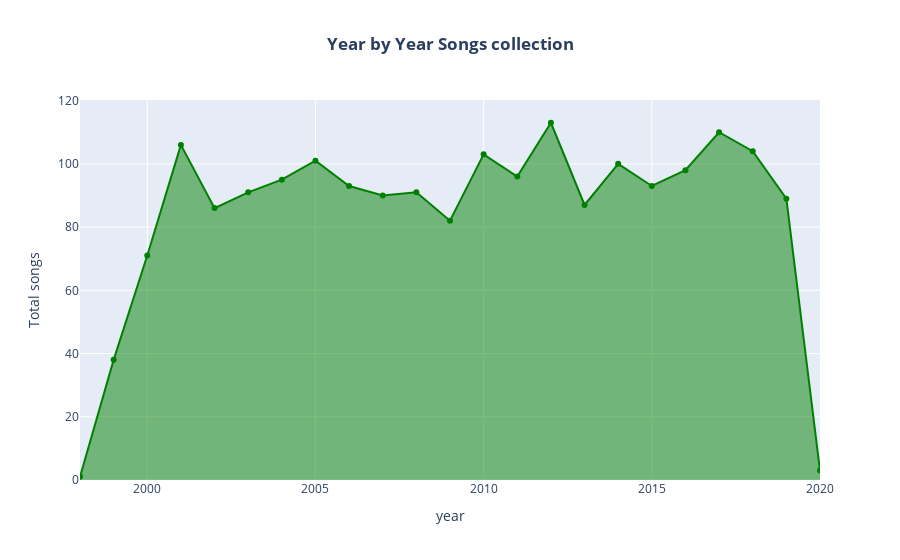

Notebook code cell kept with this figure:
### Code cell
# Area plot using the Plotly Express library, showing the total number of songs collected year by year, 
# with markers and green color, and a hovermode of 'x', with a centered title

fig=px.area(df.groupby('year',as_index=False).count().sort_values(by='song',ascending=False).sort_values(by='year'),x='year',y='song',markers=True,labels={'song':'Total songs'},color_discrete_sequence=['green'],title='<b>Year by Year Songs collection')
fig.update_layout(hovermode='x',title_x=0.5)

### Figure 1 — Plotly figure (JSON) as saved in the notebook; plotly's stock layout.template omitted (floating-point values rounded to 4 significant figures)
{"data": [{"fillpattern": {"shape": ""}, "hovertemplate": "year=%{x}<br>Total songs=%{y}<extra></extra>", "legendgroup": "", "line": {"color": "green"}, "marker": {"symbol": "circle"}, "mode": "lines+markers", "name": "", "orientation": "v", "showlegend": false, "stackgroup": "1", "type": "scatter", "x": [1998, 1999, 2000, 2001, 2002, 2003, 2004, 2005, 2006, 2007, 2008, 2009, 2010, 2011, 2012, 2013, 2014, 2015, 2016, 2017, 2018, 2019, 2020], "xaxis": "x", "y": [1, 38, 71, 106, 86, 91, 95, 101, 93, 90, 91, 82, 103, 96, 113, 87, 100, 93, 98, 110, 104, 89, 3], "yaxis": "y"}], "layout": {"hovermode": "x", "legend": {"tracegroupgap": 0}, "title": {"text": "<b>Year by Year Songs collection", "x": 0.5}, "xaxis": {"anchor": "y", "domain": [0, 1], "title": {"text": "year"}}, "yaxis": {"anchor": "x", "domain": [0, 1], "title": {"text": "Total songs"}}}}
